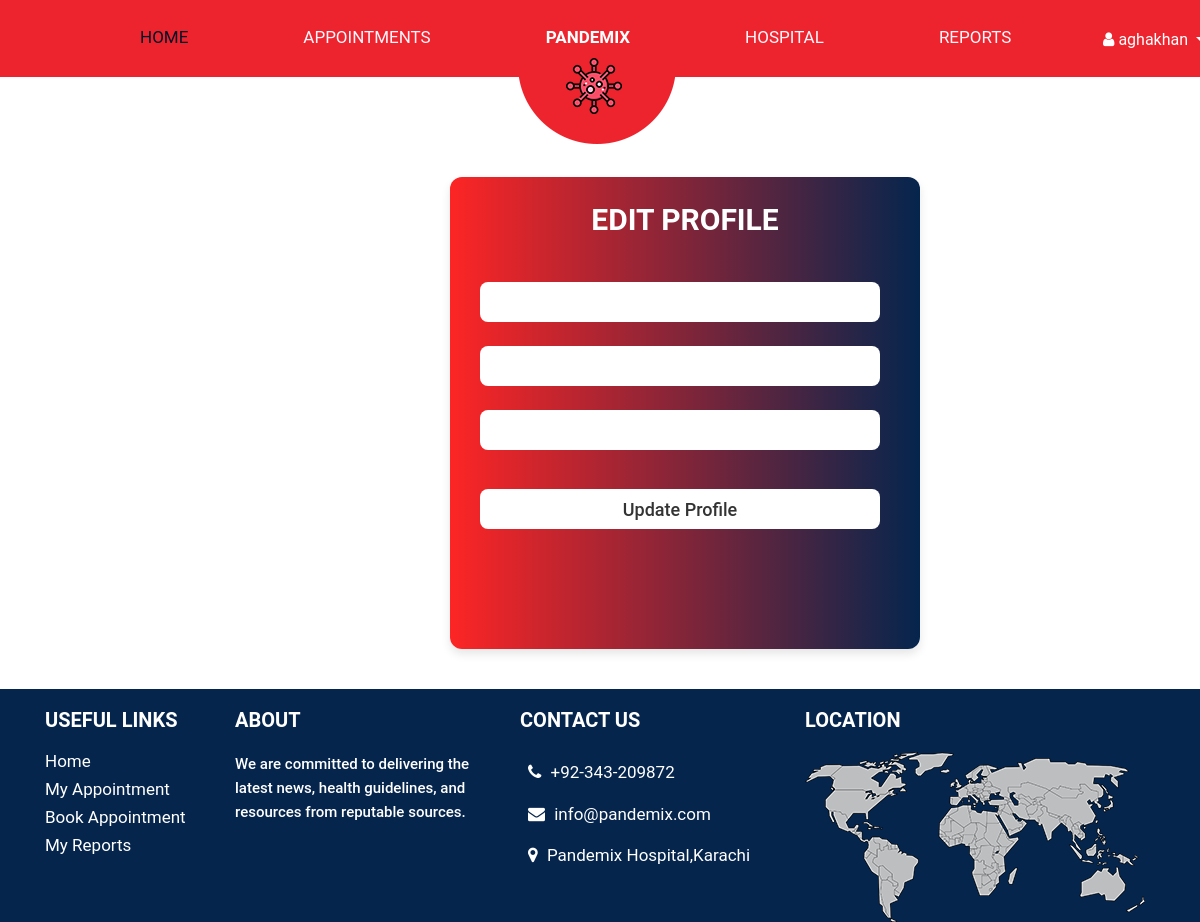
Page /patient/edit_profile.php (signed in) on the earlier database version.
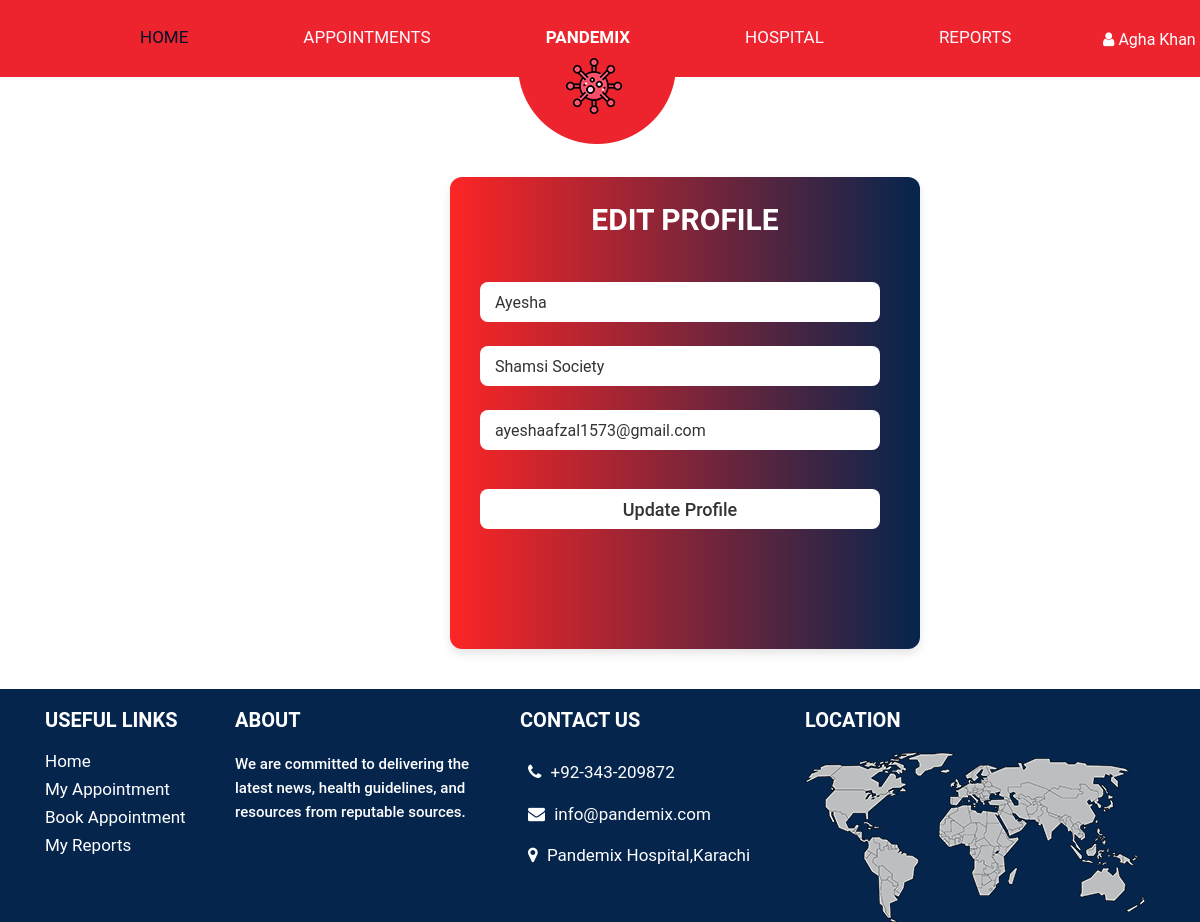
Same page on the later database version.
### tables this page shows
CREATE TABLE `patient` (
  `patient_id` int(11) NOT NULL,
  `patient_name` varchar(255) DEFAULT NULL,
  `address` varchar(255) DEFAULT NULL,
  `email` varchar(255) DEFAULT NULL,
  `password` varchar(255) DEFAULT NULL
);

### patient/edit_profile.php (the view, shortened to what the changed rows need)
<?php
include("../connection.php");
?>
<!DOCTYPE html>
<html lang="en">
<head>
    <link rel="stylesheet" href="../css/bootstrap.min.css">
    <link rel="stylesheet" href="patient.css">
    <link rel="stylesheet" href="../css/responsive.css">
    <link rel="stylesheet" href="../css/register.css" />
    <link rel="stylesheet" href="https://netdna.bootstrapcdn.com/font-awesome/4.0.3/css/font-awesome.css">
    <link rel="stylesheet" href="https://cdnjs.cloudflare.com/ajax/libs/fancybox/2.1.5/jquery.fancybox.min.css"
        media="screen">
    <link rel="stylesheet" href="https://rawgit.com/LeshikJanz/libraries/master/Bootstrap/baguetteBox.min.css">
</head>
<body class="main-layout">
    <header class="header-area">
        <div class="right">
            <button class="btn dropdown-toggle" data-toggle="dropdown" aria-haspopup="true" aria-expanded="false">
                <i class="fa fa-user" aria-hidden="true"></i>
                <?php echo $_SESSION['patient_name']; ?>
            </button>
        </div>
    </header>
    <?php
    $patient_name = "";
    $address = "";
    $email = "";
    $patient_id = $_SESSION['patient_id'];
    $query = "SELECT * FROM `patient` WHERE `patient_id` = $patient_id";
    $result = mysqli_query($con, $query);
    if (mysqli_num_rows($result) > 0) {
        $row = mysqli_fetch_assoc($result);
        $patient_name = $row['patient_name'];
        $address = $row['address'];
        $email = $row['email'];
    }
    ?>
    <section class="wrapper">
        <div class="form signup">
            <form method="post" action="<?php echo htmlspecialchars($_SERVER["PHP_SELF"]); ?>">
                <input type="text" name="patient_name" id="patient_name" value="<?php echo $patient_name; ?>"><br>
                <input type="text" name="address" value="<?php echo $address; ?>"><br>
                <input type="text" name="email" value="<?php echo $email; ?>"><br>
                <input type="submit" value="Update Profile">
            </form>
        </div>
    </section>
</body>
</html>

Differences in the rows shown:
added patient: patient_name "Ayesha", address "Shamsi Society", email "ayeshaafzal1573@gmail.com"
Other differences:
$_SESSION['patient_name']: "aghakhan" → "Agha Khan"
